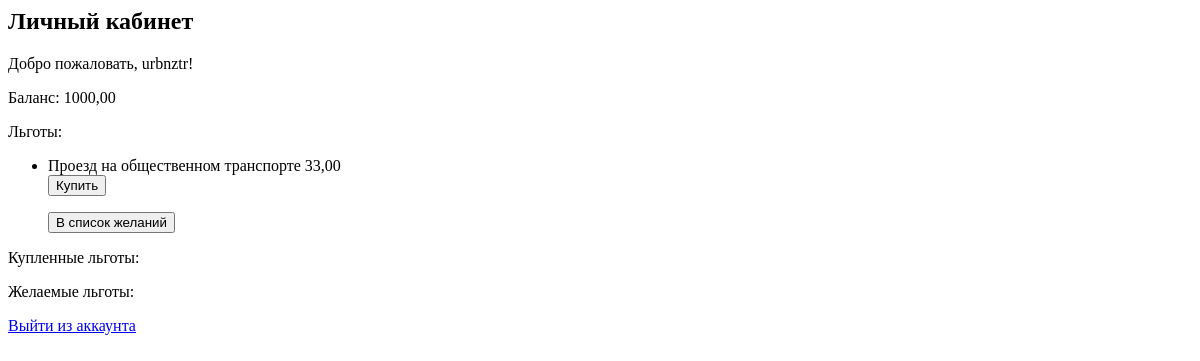
Before: /account/personal_cabinet/ (signed in) with the older database file.
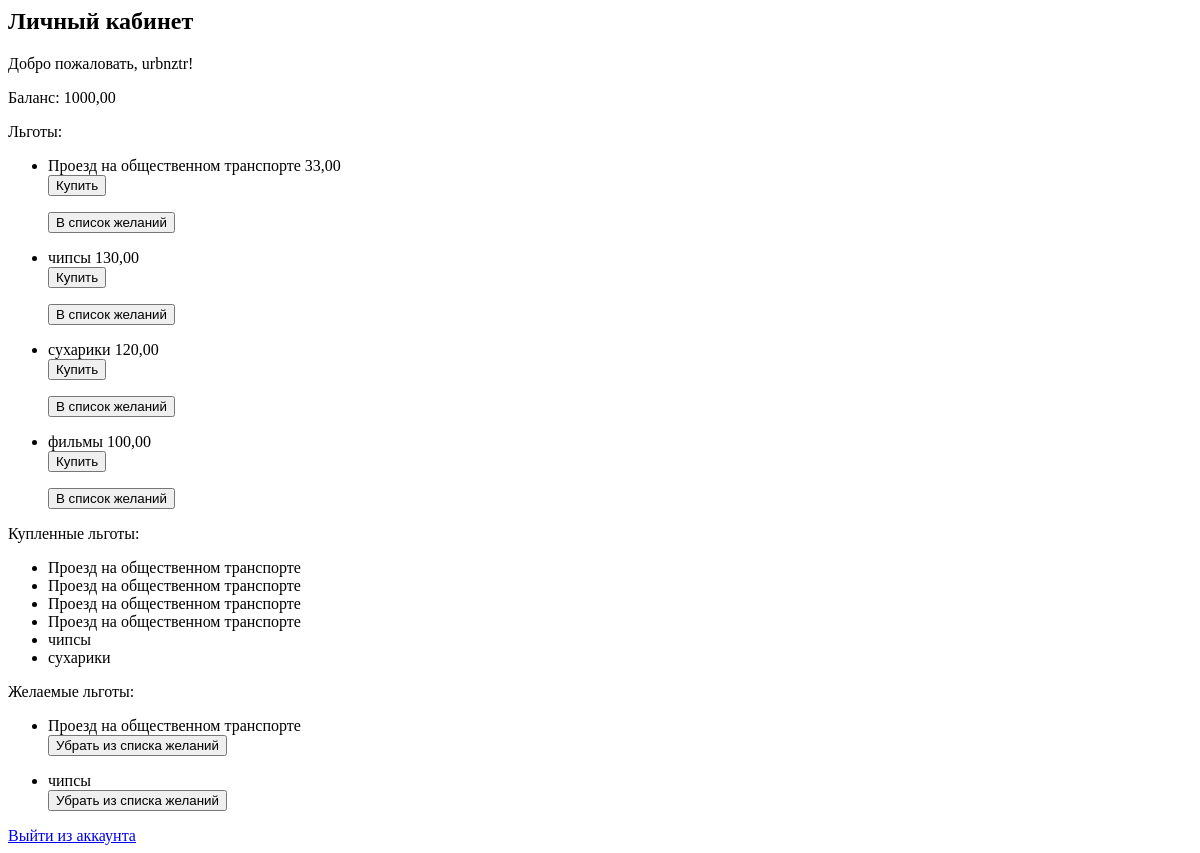
After: the same page with the newer database file.
### Worker/models.py (models this page shows, shortened)
class Profile(models.Model):
    username = models.OneToOneField(User, related_name="profile", verbose_name="Логин", unique=True, blank=True, null=True, default=None, on_delete=models.CASCADE)
    surname = models.CharField(verbose_name="Фамилия", max_length=255, blank=True, null=True, default=None)
    first_name = models.CharField(verbose_name="Имя", max_length=255, blank=True, null=True, default=None)
    last_name = models.CharField(verbose_name="Отчество", max_length=255, blank=True, null=True, default=None)
    email = models.EmailField(verbose_name="Электронная почта", blank=True, null=True, default=None)
    position = models.CharField(verbose_name="Должность", max_length=255, blank=True, null=True, default=None)
    experience = models.CharField(verbose_name="Опыт работы", max_length=255, blank=True, null=True, default=None)
    balance = models.DecimalField(verbose_name="Баланс", max_digits=10000, decimal_places=2, blank=True, null=True, default=None)
    class Meta:
        verbose_name = 'Cотрудник'
        verbose_name_plural = 'Сотрудники'

### Benefits/models.py (models this page shows, shortened)
class Benefit(models.Model):
    name = models.CharField(verbose_name="Название", max_length=255, unique=True, blank=True, null=True, default=None)
    price = models.DecimalField(verbose_name="Цена", max_digits=1000, decimal_places=2, blank=True, null=True, default=None)
    city = models.CharField(verbose_name="Город", max_length=255, blank=True, null=True, default=None)
    description = models.CharField(verbose_name="Описание", max_length=255, blank=True, null=True, default=None)
    class Meta:
        verbose_name = 'Льгота'
        verbose_name_plural = 'Льготы'

class Purchase(models.Model):
    user = models.ForeignKey(User, on_delete=models.CASCADE, related_name='purchases')
    benefit = models.ForeignKey(Benefit, on_delete=models.CASCADE, related_name='purchases')
    date = models.DateTimeField(auto_now_add=True)
    class Meta:
        verbose_name = 'Покупка'
        verbose_name_plural = 'Покупки'

class Wish(models.Model):
    user = models.ForeignKey(User, on_delete=models.CASCADE, related_name='wishes')
    benefit = models.ForeignKey(Benefit, on_delete=models.CASCADE, related_name='wishes')
    class Meta:
        verbose_name = 'Желание'
        verbose_name_plural = 'Желания'

### Worker/views.py (the view)
# urls.py: path('personal_cabinet/', views.personal_cabinet, name='personal_cabinet'),
@login_required
def personal_cabinet(request):
    benefits = Benefit.objects.all()
    bought_benefits = Purchase.objects.filter(user=request.user)
    wished_benefits = Wish.objects.filter(user=request.user)
    param = {'benefits': benefits, 'bought_benefits': bought_benefits, 'wished_benefits': wished_benefits}
    return render(request, 'logged.html', {'param': param})

### templates/logged.html (shortened to what this page needs)
{% block content %}
  <h2>Личный кабинет</h2>
  <p>Добро пожаловать, {{ user.username }}!</p>
    <p>Баланс: {{ user.profile.balance }}</p>
    <p>Льготы:</p>
    <ul>
    {% for item in param.benefits  %}
        <li>{{ item.name }} {{ item.price }}</li>
        <form method="post" action="{% url 'bought' item.pk %}">
            {% if user.profile.balance < item.price %}
                <input type="submit" value="Купить" disabled>
            {% else %}
                <input type="submit" value="Купить">
            {% endif %}
        </form>
        <form method="post" action="{% url 'wished' item.pk %}">
            <input type="submit" value="В список желаний">
        </form>
        {% endfor %}
    </ul>
    <p>Купленные льготы:</p>
    <ul>
    {% for item in param.bought_benefits %}
        <li>{{ item.benefit.name }}</li>
        {% endfor %}
    </ul>
    <p>Желаемые льготы:</p>
    <ul>
    {% for item in param.wished_benefits %}
        <li>{{ item.benefit.name }}</li>
        <form method="post" action="{% url 'wished_remove' item.benefit.pk %}">
            <input type="submit" value="Убрать из списка желаний">
        </form>
        {% endfor %}
    </ul>
  <a href="{% url 'logout' %}">Выйти из аккаунта</a>
{% endblock %}

Changed rows visible on the page:
added Benefit: name "чипсы", price "130,00"
added Benefit: name "сухарики", price "120,00"
added Benefit: name "фильмы", price "100,00"
added Purchase: benefit.name "Проезд на общественном транспорте"
added Purchase: benefit.name "Проезд на общественном транспорте"
added Purchase: benefit.name "Проезд на общественном транспорте"
added Purchase: benefit.name "Проезд на общественном транспорте"
added Purchase: benefit.name "чипсы"
added Purchase: benefit.name "сухарики"
added Wish: benefit.name "Проезд на общественном транспорте"
added Wish: benefit.name "чипсы"
